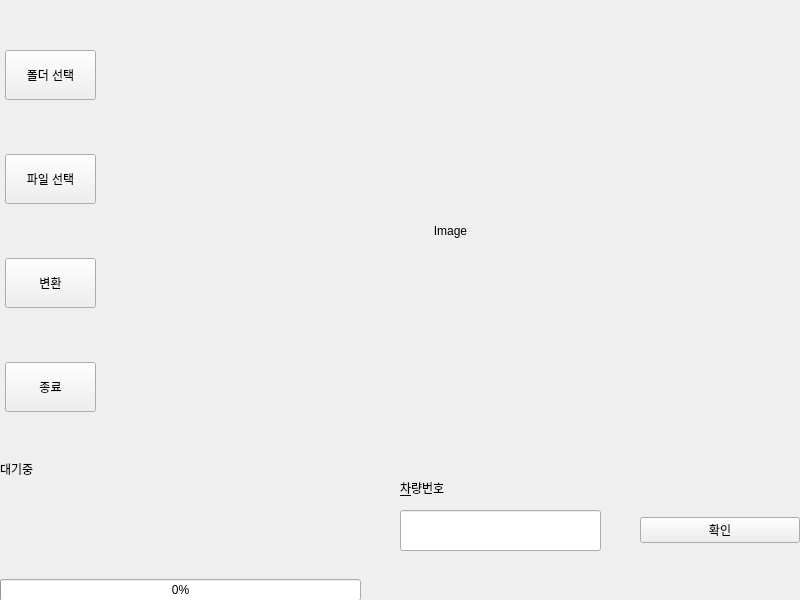
<?xml version="1.0" encoding="UTF-8"?>
<ui version="4.0">
 <class>Widget</class>
 <widget class="QWidget" name="Widget">
  <property name="geometry">
   <rect>
    <x>0</x>
    <y>0</y>
    <width>800</width>
    <height>600</height>
   </rect>
  </property>
  <property name="windowTitle">
   <string>Widget</string>
  </property>
  <widget class="QWidget" name="verticalLayoutWidget">
   <property name="geometry">
    <rect>
     <x>0</x>
     <y>0</y>
     <width>101</width>
     <height>461</height>
    </rect>
   </property>
   <layout class="QVBoxLayout" name="verticalLayout">
    <property name="spacing">
     <number>55</number>
    </property>
    <property name="sizeConstraint">
     <enum>QLayout::SetDefaultConstraint</enum>
    </property>
    <property name="leftMargin">
     <number>5</number>
    </property>
    <property name="topMargin">
     <number>50</number>
    </property>
    <property name="rightMargin">
     <number>5</number>
    </property>
    <property name="bottomMargin">
     <number>50</number>
    </property>
    <item>
     <widget class="QPushButton" name="chooseDir">
      <property name="sizePolicy">
       <sizepolicy hsizetype="Minimum" vsizetype="Minimum">
        <horstretch>0</horstretch>
        <verstretch>0</verstretch>
       </sizepolicy>
      </property>
      <property name="minimumSize">
       <size>
        <width>0</width>
        <height>50</height>
       </size>
      </property>
      <property name="text">
       <string>폴더 선택</string>
      </property>
     </widget>
    </item>
    <item>
     <widget class="QPushButton" name="chooseFile">
      <property name="sizePolicy">
       <sizepolicy hsizetype="Minimum" vsizetype="Minimum">
        <horstretch>0</horstretch>
        <verstretch>0</verstretch>
       </sizepolicy>
      </property>
      <property name="minimumSize">
       <size>
        <width>0</width>
        <height>50</height>
       </size>
      </property>
      <property name="text">
       <string>파일 선택</string>
      </property>
     </widget>
    </item>
    <item>
     <widget class="QPushButton" name="execute">
      <property name="sizePolicy">
       <sizepolicy hsizetype="Minimum" vsizetype="Minimum">
        <horstretch>0</horstretch>
        <verstretch>0</verstretch>
       </sizepolicy>
      </property>
      <property name="minimumSize">
       <size>
        <width>0</width>
        <height>50</height>
       </size>
      </property>
      <property name="text">
       <string>변환</string>
      </property>
     </widget>
    </item>
    <item>
     <widget class="QPushButton" name="closeBtn">
      <property name="sizePolicy">
       <sizepolicy hsizetype="Minimum" vsizetype="Minimum">
        <horstretch>0</horstretch>
        <verstretch>0</verstretch>
       </sizepolicy>
      </property>
      <property name="minimumSize">
       <size>
        <width>0</width>
        <height>50</height>
       </size>
      </property>
      <property name="text">
       <string>종료</string>
      </property>
     </widget>
    </item>
   </layout>
  </widget>
  <widget class="QWidget" name="verticalLayoutWidget_2">
   <property name="geometry">
    <rect>
     <x>100</x>
     <y>0</y>
     <width>701</width>
     <height>461</height>
    </rect>
   </property>
   <layout class="QVBoxLayout" name="verticalLayout_2">
    <item>
     <widget class="QLabel" name="Image">
      <property name="text">
       <string>Image</string>
      </property>
      <property name="alignment">
       <set>Qt::AlignCenter</set>
      </property>
     </widget>
    </item>
   </layout>
  </widget>
  <widget class="QWidget" name="verticalLayoutWidget_3">
   <property name="geometry">
    <rect>
     <x>640</x>
     <y>460</y>
     <width>160</width>
     <height>141</height>
    </rect>
   </property>
   <layout class="QVBoxLayout" name="verticalLayout_3">
    <item>
     <widget class="QPushButton" name="confirm">
      <property name="text">
       <string>확인</string>
      </property>
     </widget>
    </item>
   </layout>
  </widget>
  <widget class="QLabel" name="label_2">
   <property name="geometry">
    <rect>
     <x>400</x>
     <y>480</y>
     <width>58</width>
     <height>16</height>
    </rect>
   </property>
   <property name="text">
    <string>&amp;차량번호</string>
   </property>
   <property name="buddy">
    <cstring>car_num</cstring>
   </property>
  </widget>
  <widget class="QLineEdit" name="car_num">
   <property name="geometry">
    <rect>
     <x>400</x>
     <y>510</y>
     <width>201</width>
     <height>41</height>
    </rect>
   </property>
  </widget>
  <widget class="QWidget" name="verticalLayoutWidget_4">
   <property name="geometry">
    <rect>
     <x>0</x>
     <y>460</y>
     <width>361</width>
     <height>141</height>
    </rect>
   </property>
   <layout class="QVBoxLayout" name="verticalLayout_4">
    <item>
     <widget class="QLabel" name="label">
      <property name="text">
       <string>대기중</string>
      </property>
      <property name="alignment">
       <set>Qt::AlignLeading|Qt::AlignLeft|Qt::AlignTop</set>
      </property>
      <property name="margin">
       <number>10</number>
      </property>
     </widget>
    </item>
    <item>
     <widget class="QProgressBar" name="progressBar">
      <property name="value">
       <number>0</number>
      </property>
      <property name="textVisible">
       <bool>true</bool>
      </property>
      <property name="invertedAppearance">
       <bool>false</bool>
      </property>
     </widget>
    </item>
   </layout>
  </widget>
 </widget>
 <tabstops>
  <tabstop>chooseDir</tabstop>
  <tabstop>chooseFile</tabstop>
  <tabstop>execute</tabstop>
  <tabstop>confirm</tabstop>
 </tabstops>
 <resources/>
 <connections/>
</ui>
